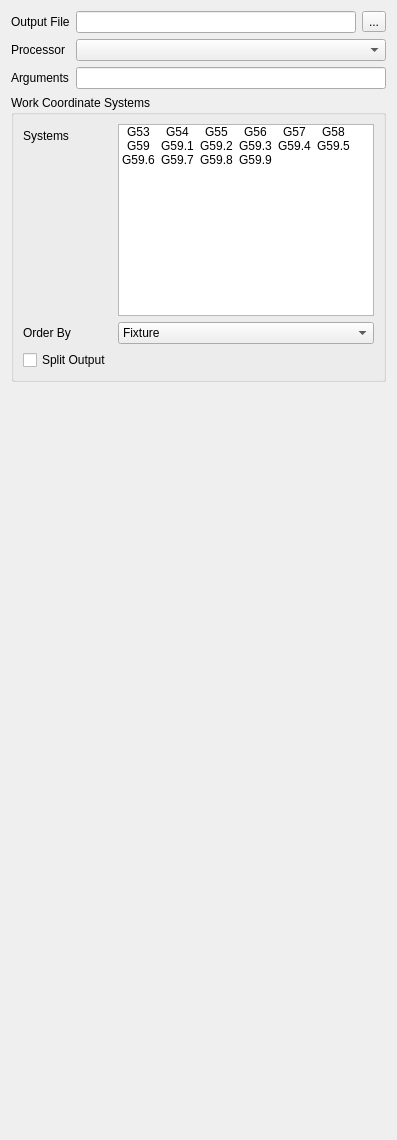
    <widget class="QWidget" name="tabOutput">
      <attribute name="title">
        <string>Output</string>
      </attribute>
      <layout class="QGridLayout" name="gridLayout">
        <item row="0" column="0">
          <widget class="QLabel" name="label_9">
            <property name="text">
              <string>Output File</string>
            </property>
          </widget>
        </item>
        <item row="0" column="1">
          <widget class="QLineEdit" name="postProcessorOutputFile">
            <property name="toolTip">
              <string>&lt;html&gt;&lt;head/&gt;&lt;body&gt;&lt;p&gt;Enter a path and optionally file name (see below) to be used as the default for the post processor export.&lt;/p&gt;&lt;p&gt;The following substitutions are performed before the name is resolved at the time of the post processing:&lt;/p&gt;&lt;p&gt;%D ... directory of the active document&lt;br/&gt;%d ... name of the active document (with extension)&lt;br/&gt;%M ... user macro directory&lt;br/&gt;%j ... name of the active Job object&lt;/p&gt;&lt;p&gt;The following example store all files with the same name as the document the directory /home/freecad (please remove quotes):&lt;/p&gt;&lt;p&gt;&amp;quot;/home/cnc/%d.g-code&amp;quot;&lt;/p&gt;&lt;p&gt;See the file save policy below on how to deal with name conflicts.&lt;/p&gt;&lt;/body&gt;&lt;/html&gt;</string>
            </property>
          </widget>
        </item>
        <item row="2" column="1" colspan="2">
          <widget class="QLineEdit" name="postProcessorArguments">
            <property name="toolTip">
              <string>&lt;html&gt;&lt;head/&gt;&lt;body&gt;&lt;p&gt;Optional arguments passed to the Post Processor. The arguments are specific for each Post Processor, please see it's documentation for details.&lt;/p&gt;&lt;/body&gt;&lt;/html&gt;</string>
            </property>
          </widget>
        </item>
        <item row="5" column="0">
          <spacer name="verticalSpacer">
            <property name="orientation">
              <enum>Qt::Vertical</enum>
            </property>
            <property name="sizeHint" stdset="0">
              <size>
                <width>20</width>
                <height>747</height>
              </size>
            </property>
          </spacer>
        </item>
        <item row="0" column="2">
          <widget class="QToolButton" name="postProcessorSetOutputFile">
            <property name="text">
              <string>...</string>
            </property>
          </widget>
        </item>
        <item row="1" column="0">
          <widget class="QLabel" name="label_10">
            <property name="text">
              <string>Processor</string>
            </property>
          </widget>
        </item>
        <item row="1" column="1" colspan="2">
          <widget class="QComboBox" name="postProcessor"/>
        </item>
        <item row="2" column="0">
          <widget class="QLabel" name="label_11">
            <property name="text">
              <string>Arguments</string>
            </property>
          </widget>
        </item>
        <item row="4" column="0" colspan="3">
          <widget class="QGroupBox" name="groupBox_7">
            <property name="sizePolicy">
              <sizepolicy hsizetype="Preferred" vsizetype="Expanding">
                <horstretch>0</horstretch>
                <verstretch>0</verstretch>
              </sizepolicy>
            </property>
            <property name="title">
              <string>Work Coordinate Systems</string>
            </property>
            <layout class="QFormLayout" name="formLayout_4">
              <item row="2" column="1">
                <widget class="QComboBox" name="orderBy">
                  <property name="toolTip">
                    <string>&lt;html&gt;&lt;head/&gt;&lt;body&gt;&lt;p&gt;Ordering by Fixture, will cause all operations to be performed in the first coordinate system before switching to the second. Then all operations will be performed there in the same order.&lt;/p&gt;&lt;p&gt;This is useful if the operator can safely load work into one coordinate system while the machine is doing work in another.&lt;/p&gt;&lt;p&gt;Ordering by Tool, will minimize the Tool Changes. A tool change will be done, then all operations in all coordinate systems before changing tools.&lt;/p&gt;&lt;p&gt;Ordering by operation will do each operation in all coordinate systems before moving to the next operation. This is especially useful in conjunction with the 'split output' even with only a single work coordinate system since it will put each operation into a separate file&lt;/p&gt;&lt;/body&gt;&lt;/html&gt;</string>
                  </property>
                  <item>
                    <property name="text">
                      <string>Fixture</string>
                    </property>
                  </item>
                  <item>
                    <property name="text">
                      <string>Tool</string>
                    </property>
                  </item>
                  <item>
                    <property name="text">
                      <string>Operation</string>
                    </property>
                  </item>
                </widget>
              </item>
              <item row="0" column="0">
                <widget class="QLabel" name="label">
                  <property name="text">
                    <string>Systems</string>
                  </property>
                </widget>
              </item>
              <item row="2" column="0">
                <widget class="QLabel" name="label_2">
                  <property name="text">
                    <string>Order By</string>
                  </property>
                </widget>
              </item>
              <item row="0" column="1">
                <widget class="QListWidget" name="wcslist">
                  <property name="sizePolicy">
                    <sizepolicy hsizetype="Expanding" vsizetype="Preferred">
                      <horstretch>0</horstretch>
                      <verstretch>0</verstretch>
                    </sizepolicy>
                  </property>
                  <property name="minimumSize">
                    <size>
                      <width>0</width>
                      <height>0</height>
                    </size>
                  </property>
                  <property name="toolTip">
                    <string>&lt;html&gt;&lt;head/&gt;&lt;body&gt;&lt;p&gt;&lt;span style=" font-style:italic;"&gt;Work Coordinate Systems&lt;/span&gt; also called &lt;span style=" font-style:italic;"&gt;Work Offsets&lt;/span&gt;, &lt;span style=" font-style:italic;"&gt;Fixture Offsets&lt;/span&gt;, or &lt;span style=" font-style:italic;"&gt;Fixtures &lt;/span&gt;are useful for building efficient production jobs where the same part is done many times on the machine.&lt;/p&gt;&lt;p&gt;FreeCAD has no knowledge of where a particular coordinate system exists within the machine coordinate system so adding additional coordinate systems to your job will have no visual change within your job. It will, however, change your gcode output. The exact way in which the output is affected is controlled by the 'order by' setting.&lt;/p&gt;&lt;/body&gt;&lt;/html&gt;</string>
                  </property>
                  <property name="resizeMode">
                    <enum>QListView::Adjust</enum>
                  </property>
                  <property name="spacing">
                    <number>0</number>
                  </property>
                  <property name="viewMode">
                    <enum>QListView::IconMode</enum>
                  </property>
                  <property name="modelColumn">
                    <number>0</number>
                  </property>
                  <property name="uniformItemSizes">
                    <bool>true</bool>
                  </property>
                  <item>
                    <property name="text">
                      <string>G53</string>
                    </property>
                    <property name="checkState">
                      <enum>Unchecked</enum>
                    </property>
                  </item>
                  <item>
                    <property name="text">
                      <string>G54</string>
                    </property>
                    <property name="checkState">
                      <enum>Unchecked</enum>
                    </property>
                  </item>
                  <item>
                    <property name="text">
                      <string>G55</string>
                    </property>
                    <property name="checkState">
                      <enum>Unchecked</enum>
                    </property>
                  </item>
                  <item>
                    <property name="text">
                      <string>G56</string>
                    </property>
                    <property name="checkState">
                      <enum>Unchecked</enum>
                    </property>
                  </item>
                  <item>
                    <property name="text">
                      <string>G57</string>
                    </property>
                    <property name="checkState">
                      <enum>Unchecked</enum>
                    </property>
                  </item>
                  <item>
                    <property name="text">
                      <string>G58</string>
                    </property>
                    <property name="checkState">
                      <enum>Unchecked</enum>
                    </property>
                  </item>
                  <item>
                    <property name="text">
                      <string>G59</string>
                    </property>
                    <property name="checkState">
                      <enum>Unchecked</enum>
                    </property>
                  </item>
                  <item>
                    <property name="text">
                      <string>G59.1</string>
                    </property>
                    <property name="checkState">
                      <enum>Unchecked</enum>
                    </property>
                  </item>
                  <item>
                    <property name="text">
                      <string>G59.2</string>
                    </property>
                    <property name="checkState">
                      <enum>Unchecked</enum>
                    </property>
                  </item>
                  <item>
                    <property name="text">
                      <string>G59.3</string>
                    </property>
                    <property name="checkState">
                      <enum>Unchecked</enum>
                    </property>
                  </item>
                  <item>
                    <property name="text">
                      <string>G59.4</string>
                    </property>
                    <property name="checkState">
                      <enum>Unchecked</enum>
                    </property>
                  </item>
                  <item>
                    <property name="text">
                      <string>G59.5</string>
                    </property>
                    <property name="checkState">
                      <enum>Unchecked</enum>
                    </property>
                  </item>
                  <item>
                    <property name="text">
                      <string>G59.6</string>
                    </property>
                    <property name="checkState">
                      <enum>Unchecked</enum>
                    </property>
                  </item>
                  <item>
                    <property name="text">
                      <string>G59.7</string>
                    </property>
                    <property name="checkState">
                      <enum>Unchecked</enum>
                    </property>
                  </item>
                  <item>
                    <property name="text">
                      <string>G59.8</string>
                    </property>
                    <property name="checkState">
                      <enum>Unchecked</enum>
                    </property>
                  </item>
                  <item>
                    <property name="text">
                      <string>G59.9</string>
                    </property>
                    <property name="checkState">
                      <enum>Unchecked</enum>
                    </property>
                  </item>
                </widget>
              </item>
              <item row="3" column="0">
                <widget class="QCheckBox" name="splitOutput">
                  <property name="toolTip">
                    <string>&lt;html&gt;&lt;head/&gt;&lt;body&gt;&lt;p&gt;If multiple coordinate systems are in use, setting this to TRUE will cause the gcode to be written to multiple output files as controlled by the 'order by' property.  For example, if ordering by Fixture, the first output file will be for the first fixture and separate file for the second.&lt;/p&gt;&lt;p&gt;&lt;br/&gt;&lt;/p&gt;&lt;p&gt;&lt;br/&gt;&lt;/p&gt;&lt;/body&gt;&lt;/html&gt;</string>
                  </property>
                  <property name="whatsThis">
                    <string>&lt;html&gt;&lt;head/&gt;&lt;body&gt;&lt;p&gt;If True, post-processing will create multiple output files based on the &lt;span style=" font-style:italic;"&gt;order by&lt;/span&gt; setting.&lt;/p&gt;&lt;p&gt;&lt;br/&gt;&lt;/p&gt;&lt;p&gt;For example, if &lt;span style=" font-style:italic;"&gt;order by&lt;/span&gt; is set to Tool, the first output file will contain the first tool change and all operations, in all coordinate systems, that can be done with that tool before the next tool change is called.&lt;/p&gt;&lt;p&gt;&lt;br/&gt;&lt;/p&gt;&lt;p&gt;If &lt;span style=" font-style:italic;"&gt;order by&lt;/span&gt; is set to &lt;span style=" font-style:italic;"&gt;operation&lt;/span&gt; and &lt;span style=" font-style:italic;"&gt;split output&lt;/span&gt; is true, each operation will be written to a separate file.&lt;/p&gt;&lt;/body&gt;&lt;/html&gt;</string>
                  </property>
                  <property name="text">
                    <string>Split Output</string>
                  </property>
                </widget>
              </item>
            </layout>
          </widget>
        </item>
      </layout>
    </widget>
